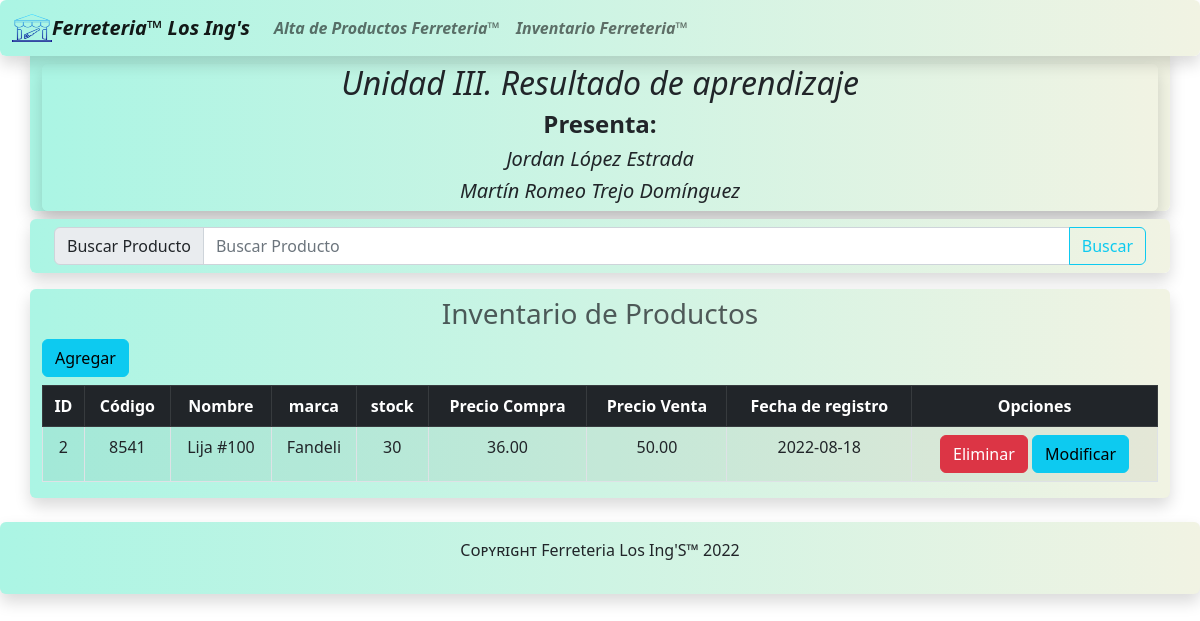
Page /index.php?busqueda=Lija #100 on the committed database.
### tables this page shows
CREATE TABLE IF NOT EXISTS `ferrproductos` (
  `id` int(11) NOT NULL AUTO_INCREMENT,
  `nombre` varchar(50) DEFAULT NULL,
  `codproducto` int(11) DEFAULT 0,
  `marca` varchar(50) DEFAULT NULL,
  `stock` int(11) DEFAULT NULL,
  `precio_compra` decimal(7,2) DEFAULT NULL,
  `precio_venta` decimal(7,2) DEFAULT NULL,
  `fecha_registro` date DEFAULT NULL,
  PRIMARY KEY (`id`)
);

### index.php (the view, shortened to what this page needs)
<!DOCTYPE html>
<html lang="es-MX">
<head>
</head>
<body>
    <?php
    include("encabezado.php");
    ?>
        <div class="container shadow rounded mt-2 bg-encabezado">
          <nav class="navbar">
            <form class="container-fluid" method="GET" action="#">
              <div class="input-group">
                <span class="input-group-text" id="basic-addon">Buscar Producto</span>
                <input type="search" class="form-control" name="busqueda" placeholder="Buscar Producto" aria-label="Username" aria-describedby="basic-addon1">
                <button class="btn btn-outline-info" type="submit" name="enviar">Buscar</button>
              </div>
            </form>
          </nav>
        </div>
    <section>
        <div class="container table-responsive bg-light shadow rounded mt-3 mb-3 bg-encabezado">
          <div class="col-lg-12">
            <h3 class="text-center text-muted mt-2"> Inventario de Productos</h3>
            <table class="table table-bordered table-striped text-center">
              <thead class="table-dark">
                  <a class='btn btn-info mb-2' href='registrar.php'> Agregar </a>
                  <tr>
                  <th>ID</th>
                  <th>Código</th>
                  <th>Nombre</th>
                  <th>marca</th>
                  <th>stock</th>
                  <th>Precio Compra</th>
                  <th>Precio Venta</th>
                  <th>Fecha de registro</th>
                  <th>Opciones</th>
                  </tr>
              </thead>
                <?php
                  include("conexionbd.php");
                  if(isset($_GET["busqueda"])){
                  $busqueda=$_GET["busqueda"];
                  $consulta="SELECT * FROM ferrproductos where nombre like '%$busqueda%' OR id like '%$busqueda%' OR codproducto like '%$busqueda%' OR marca like '%$busqueda%' OR stock like '%$busqueda%'";
                  }
                  else{
                      $consulta="SELECT * FROM ferrproductos";
                  }
                  $resultado=mysqli_query($conexion,$consulta);
                  if(mysqli_num_rows($resultado)>0)
                    {
                      while($fila=mysqli_fetch_assoc($resultado))
                        {
                        echo "<tr>";
                        echo "<td>".$fila['id']."</td>";
                        echo "<td>".$fila['codproducto']."</td>";
                        echo "<td>".$fila['nombre']."</td>";
                        echo "<td>".$fila['marca']."</td>";
                        echo "<td>".$fila['stock']."</td>";
                        echo "<td>".$fila['precio_compra']."</td>";
                        echo "<td>".$fila['precio_venta']."</td>";
                        echo "<td>".$fila['fecha_registro']."</td>";
                        echo "<td> <a class='btn btn-danger' href='eliminar.php?id=".$fila['id']."'> Eliminar </a> <a class='btn btn-info' href='actualizarproducto.php?codproducto=".$fila['codproducto']."&nombre=".$fila['nombre']."&marca=".$fila['marca']."&stock=".$fila['stock']."&precio_compra=".$fila['precio_compra']."&precio_venta=".$fila['precio_venta']."&fecha_registro=".$fila['fecha_registro']."'> Modificar </a></td>";
                        echo "</tr>";
                          }
                    } else {
                        echo "Sin resultados";
                    }
                ?>
            </table>
      </section>
      <?php
      include("piedepagina.php")
      ?>
</body>
</html>

### encabezado.php (style rules this page uses)
.bg-encabezado { background: #ABF5E4 ; background: linear-gradient(to right, #ABF5E4, #f1f3e3 ); }

### rows in the picture
ferrproductos: id "2", codproducto "8541", nombre "Lija #100", marca "Fandeli", stock "30", precio_compra "36.00", precio_venta "50.00", fecha_registro "2022-08-18"
